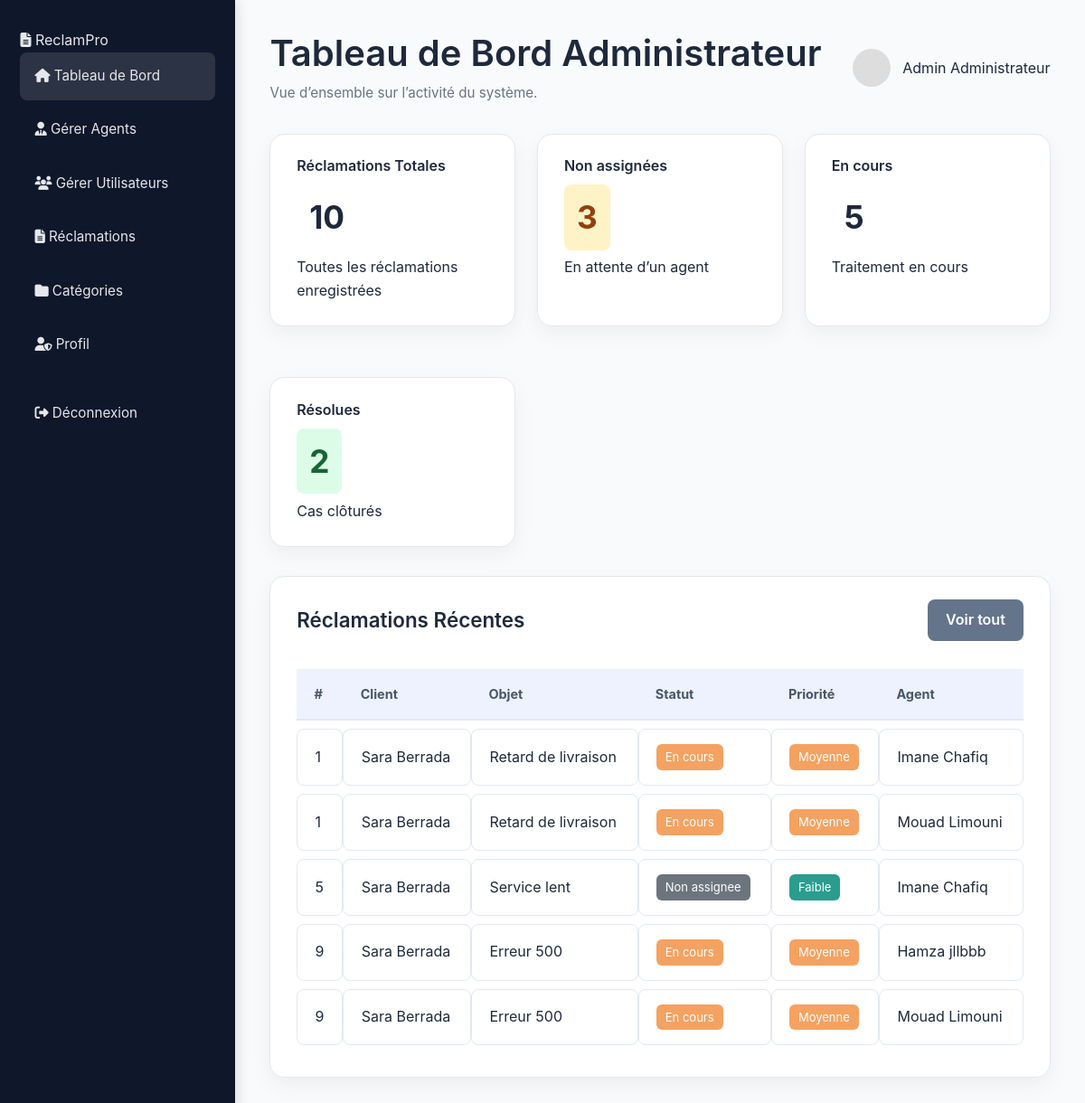
Page /admin/admin-dashboard.php on the committed database.
### tables this page shows
CREATE TABLE IF NOT EXISTS `reclamations` (
  `id` int NOT NULL AUTO_INCREMENT,
  `utilisateur_id` int NOT NULL,
  `categorie_id` int NOT NULL,
  `sous_categorie_id` int NOT NULL,
  `objet` varchar(200) NOT NULL,
  `description` text NOT NULL,
  `piece_jointe` varchar(255) DEFAULT NULL,
  `priorite` enum('faible','moyenne','haute') DEFAULT 'moyenne',
  `statut` enum('non_assignee','en_cours','resolue') DEFAULT 'non_assignee',
  `date_creation` timestamp NULL DEFAULT CURRENT_TIMESTAMP,
  `date_mise_a_jour` timestamp NULL DEFAULT NULL,
  PRIMARY KEY (`id`),
  KEY `utilisateur_id` (`utilisateur_id`),
  KEY `categorie_id` (`categorie_id`),
  KEY `sous_categorie_id` (`sous_categorie_id`)
);

CREATE TABLE IF NOT EXISTS `utilisateurs` (
  `id` int NOT NULL AUTO_INCREMENT,
  `nom_complet` varchar(150) NOT NULL,
  `email` varchar(150) NOT NULL,
  `mot_de_passe` varchar(255) NOT NULL,
  `role` enum('admin','agent','user') NOT NULL DEFAULT 'user',
  `telephone` varchar(30) DEFAULT NULL,
  `adresse` varchar(255) DEFAULT NULL,
  `date_creation` timestamp NULL DEFAULT CURRENT_TIMESTAMP,
  PRIMARY KEY (`id`),
  UNIQUE KEY `email` (`email`)
);

### php/models/Reclamation.php (called while the page is built, shortened)
<?php
class Reclamation
{
    private PDO $pdo;
    public function __construct(PDO $pdo)
    {
        $this->pdo = $pdo;
    }
    public function getAll(): array
    {
        return $this->pdo->query("
            SELECT r.*, u.nom_complet AS client
            FROM reclamations r
            LEFT JOIN utilisateurs u ON u.id = r.utilisateur_id
            ORDER BY r.date_creation DESC
        ")->fetchAll();
    }
    public function countByStatus(string $status): int
    {
        $stmt = $this->pdo->prepare("SELECT COUNT(*) FROM reclamations WHERE statut = ?");
        $stmt->execute([$status]);
        return (int)$stmt->fetchColumn();
    }
    public function getRecent(int $limit = 5): array
    {
        $sql = "
            SELECT
                r.*,
                u.nom_complet AS client,
                COALESCE(ua.nom_complet, '—') AS agent
            FROM reclamations r
            JOIN utilisateurs u ON u.id = r.utilisateur_id
            LEFT JOIN affectations a ON a.reclamation_id = r.id
            LEFT JOIN utilisateurs ua ON ua.id = a.agent_id
            ORDER BY r.date_creation DESC
            LIMIT :limit
        ";
        $stmt = $this->pdo->prepare($sql);
        $stmt->bindValue(':limit', $limit, PDO::PARAM_INT);
        $stmt->execute();
        return $stmt->fetchAll();
}
}

### admin/admin-dashboard.php (the view, shortened to what this page needs)
<?php
$active_menu = "dashboard";
require_once __DIR__ . '/../php/database.php';
require_once __DIR__ . '/../php/models/Reclamation.php';
$pdo = Database::getInstance();
$recModel  = new Reclamation($pdo);
$totalRecs        = count($recModel->getAll());
$pendingRecs      = $recModel->countByStatus("non_assignee");
$inProgressRecs   = $recModel->countByStatus("en_cours");
$resolvedRecs     = $recModel->countByStatus("resolue");
$recentRecs       = $recModel->getRecent(5);
include 'includes/admin-header.php';
?>
<div class="layout">
    <?php include 'includes/admin-sidebar.php'; ?>
    <main class="main">
        <header class="topbar">
            <div class="topbar-left">
                <h1>Tableau de Bord Administrateur</h1>
                <p class="topbar-subtitle">Vue d’ensemble sur l’activité du système.</p>
            </div>
            <div class="topbar-user">
                <img src="../images/logo.png" class="avatar-circle">
                <div>
                    <span class="topbar-username">
                        <?= htmlspecialchars($_SESSION['user_name'] ?? 'Admin') ?>
                    </span>
                    <span class="topbar-role">Administrateur</span>
                </div>
            </div>
        </header>
        <section class="cards-grid">
            <div class="card-stat">
                <h3>Réclamations Totales</h3>
                <p class="stat-number"><?= $totalRecs ?></p>
                <p class="stat-label">Toutes les réclamations enregistrées</p>
            </div>
            <div class="card-stat">
                <h3>Non assignées</h3>
                <p class="stat-number stat-warning"><?= $pendingRecs ?></p>
                <p class="stat-label">En attente d’un agent</p>
            </div>
            <div class="card-stat">
                <h3>En cours</h3>
                <p class="stat-number stat-info"><?= $inProgressRecs ?></p>
                <p class="stat-label">Traitement en cours</p>
            </div>
            <div class="card-stat">
                <h3>Résolues</h3>
                <p class="stat-number stat-success"><?= $resolvedRecs ?></p>
                <p class="stat-label">Cas clôturés</p>
            </div>
        </section>
        <div class="card">
            <div class="card-header">
                <h2>Réclamations Récentes</h2>
                <a href="manage-reclamations.php" class="btn btn-secondary btn-sm">Voir tout</a>
            </div>
            <table class="table">
                <thead>
                <tr>
                    <th>#</th>
                    <th>Client</th>
                    <th>Objet</th>
                    <th>Statut</th>
                    <th>Priorité</th>
                    <th>Agent</th>
                </tr>
                </thead>
                <tbody>
                <?php foreach ($recentRecs as $r): ?>
                    <tr>
                        <td><?= $r['id'] ?></td>
                        <td><?= htmlspecialchars($r['client']) ?></td>
                        <td><?= htmlspecialchars($r['objet']) ?></td>
                        <td>
                            <span class="badge <?= $r['statut'] ?>">
                                <?= ucfirst(str_replace('_', ' ', $r['statut'])) ?>
                            </span>
                        </td>
                        <td>
                            <span class="badge <?= $r['priorite'] ?>">
                                <?= ucfirst($r['priorite']) ?>
                            </span>
                        </td>
                        <td><?= htmlspecialchars($r['agent'] ?? '—') ?></td>
                    </tr>
                <?php endforeach; ?>
                </tbody>
            </table>
        </div>
    </main>
</div>
<?php include 'includes/admin-footer.php'; ?>

### admin/includes/admin-header.php (shortened to what this page needs)
<!DOCTYPE html>
<html lang="fr">
<head>
    <link rel="stylesheet" href="../assets/css/main.css">
    <link rel="stylesheet" href="../assets/css/dashboard.css">
    <link rel="stylesheet"
          href="https://cdnjs.cloudflare.com/ajax/libs/font-awesome/6.4.0/css/all.min.css">
</head>
<body class="dashboard-layout">

### admin/includes/admin-sidebar.php (shortened to what this page needs)
<aside class="sidebar">
    <div class="sidebar-header">
        <i class="fas fa-file-alt"></i>
        <span>ReclamPro</span>
    </div>
    <nav class="sidebar-nav">
        <a href="admin-dashboard.php"
           class="nav-item <?= $active_menu === 'dashboard' ? 'active' : '' ?>">
            <i class="fas fa-home"></i>
            <span>Tableau de Bord</span>
        </a>
        <a href="manage-agents.php"
           class="nav-item <?= $active_menu === 'agents' ? 'active' : '' ?>">
            <i class="fas fa-user-tie"></i>
            <span>Gérer Agents</span>
        </a>
        <a href="manage-users.php"
           class="nav-item <?= $active_menu === 'users' ? 'active' : '' ?>">
            <i class="fas fa-users"></i>
            <span>Gérer Utilisateurs</span>
        </a>
        <a href="manage-reclamations.php"
           class="nav-item <?= $active_menu === 'reclamations' ? 'active' : '' ?>">
            <i class="fas fa-file-alt"></i>
            <span>Réclamations</span>
        </a>
        <a href="manage-categories.php"
           class="nav-item <?= $active_menu === 'categories' ? 'active' : '' ?>">
            <i class="fas fa-folder"></i>
            <span>Catégories</span>
        </a>
        <a href="admin-profile.php"
           class="nav-item <?= $active_menu === 'profile' ? 'active' : '' ?>">
            <i class="fas fa-user-shield"></i>
            <span>Profil</span>
        </a>
    </nav>
    <div class="sidebar-footer">
        <a href="../auth/logout.php" class="nav-item">
            <i class="fas fa-sign-out-alt"></i>
            <span>Déconnexion</span>
        </a>
    </div>
</aside>

### admin/includes/admin-footer.php (shortened to what this page needs)
</body>
</html>

### assets/css/main.css (style rules this page uses)
* { margin: 0; padding: 0; box-sizing: border-box; }
:root { --primary-color: #2563eb; --secondary-color: #64748b; --success-color: #16a34a; --danger-color: #dc2626; --warning-color: #ea580c; --info-color: #0891b2; --light-bg: #f8fafc; --white: #ffffff; --text-dark: #1e293b; --text-light: #64748b; --border-color: #e2e8f0; --shadow: 0 1px 3px rgba(0, 0, 0, 0.1); --shadow-lg: 0 10px 25px rgba(0, 0, 0, 0.1); }
body { font-family: -apple-system, BlinkMacSystemFont, "Segoe UI", Roboto, "Helvetica Neue", Arial, sans-serif; background-color: var(--light-bg); color: var(--text-dark); line-height: 1.6; }
h1, h2, h3, h4, h5, h6 { font-weight: 600; line-height: 1.2; margin-bottom: 0.5rem; }
h1 { font-size: 2.5rem; }
h2 { font-size: 2rem; }
h3 { font-size: 1.5rem; }
a { color: var(--primary-color); text-decoration: none; transition: color 0.3s ease; }
.btn { display: inline-flex; align-items: center; justify-content: center; padding: 0.625rem 1.25rem; border: none; border-radius: 0.5rem; font-weight: 600; cursor: pointer; transition: all 0.3s ease; text-decoration: none; font-size: 1rem; }
.btn-secondary { background-color: var(--secondary-color); color: var(--white); }

### assets/css/dashboard.css (style rules this page uses)
.layout { display: flex; min-height: 100vh; background: #f8fafc; }
.sidebar { width: 260px; background: #0f172a; color: #e5e7eb; display: flex; flex-direction: column; padding: 2rem 1.4rem; box-shadow: 4px 0 12px rgba(0,0,0,0.1); }
.nav-item { display: block; padding: 0.9rem 1rem; border-radius: 0.5rem; margin-bottom: 0.4rem; font-size: 0.95rem; color: #e5e7eb; transition: 0.3s ease; }
.nav-item:hover, .nav-item.active { background: rgba(255,255,255,0.12); }
.sidebar-footer { margin-top: 1rem; }
.main { flex: 1; padding: 2.2rem 2.4rem; }
.topbar { display: flex; align-items: center; justify-content: space-between; margin-bottom: 2rem; }
.topbar-subtitle { margin-top: 0.4rem; font-size: 0.95rem; color: #6b7280; }
.topbar-user { display: flex; align-items: center; gap: 0.85rem; }
.avatar-circle { width: 42px; height: 42px; border-radius: 999px; background: #ddd; }
.card, .card-stat { background: #ffffff; padding: 1.6rem 1.8rem; border-radius: 1rem; border: 1px solid #e5e7eb; margin-bottom: 2rem; box-shadow: 0 8px 22px rgba(0,0,0,0.05); }
.card-header { display: flex; justify-content: space-between; align-items: center; margin-bottom: 1.4rem; }
.card-header h2 { font-size: 1.4rem; margin: 0; }
.cards-grid { display: grid; grid-template-columns: repeat(auto-fit, minmax(220px, 1fr)); gap: 1.5rem; }
.card-stat h3 { font-size: 1rem; margin-bottom: 0.3rem; }
.stat-number { font-size: 2.2rem; font-weight: 700; margin: 0.4rem 0; padding: 8px 14px; border-radius: 8px; display: inline-block; }
.stat-warning { background-color: #FEF3C7; color: #92400E; }
.stat-success { background-color: #DCFCE7; color: #166534; }
.table { width: 100%; border-collapse: separate; border-spacing: 0 0.6rem; }
.table thead { background: #eef2ff; }
.table th { padding: 1rem 1.2rem; text-align: left; font-size: 0.9rem; color: #475569; border-bottom: 2px solid #e2e8f0; }
.table td { padding: 1rem 1.2rem; background: #ffffff; border: 1px solid #e2e8f0; border-radius: 0.5rem; }
.badge { padding: 4px 10px; border-radius: 6px; font-size: 13px; color: white; display: inline-block; }
.badge.moyenne { background-color: #f4a261; }
.badge.faible { background-color: #2a9d8f; }
.badge.non_assignee { background-color: #6c757d; }
.badge.en_cours { background-color: #f4a261; }

### rows in the picture
reclamations: id "1", utilisateur.nom_complet "Sara Berrada", objet "Retard de livraison", statut "En cours", priorite "Moyenne", agent "Imane Chafiq", agent "Mouad Limouni"
reclamations: id "5", utilisateur.nom_complet "Sara Berrada", objet "Service lent", statut "Non assignee", priorite "Faible", agent "Imane Chafiq"
reclamations: id "9", utilisateur.nom_complet "Sara Berrada", objet "Erreur 500", statut "En cours", priorite "Moyenne", agent "Hamza jllbbb", agent "Mouad Limouni"

### other values in the picture
$_SESSION['user_name'] "Admin"
$totalRecs "10"
$pendingRecs "3"
$inProgressRecs "5"
$resolvedRecs "2"
